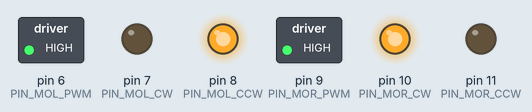
This sketch was run on a simulated Arduino Uno, built with avr-gcc and run on an emulated ATmega328P. Parts: switched loads named in the sketch (green lamp = pin HIGH), output pins drawn as LEDs (lit = HIGH).

Above: at 0.5 s.
At 2.0 s:
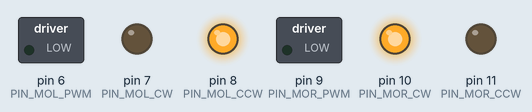
At 3.5 s:
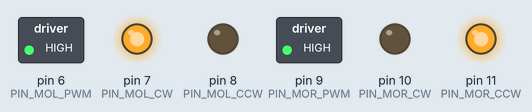
At 5.0 s:
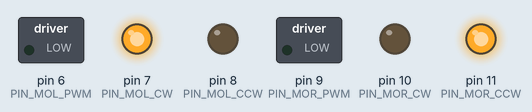
Timing chart, 0 to 7.8 s (numbered marks = the images above):
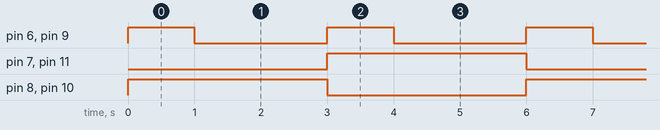

Measured:
- by itself, pin 6 (PIN_MOL_PWM), pin 9 (PIN_MOR_PWM): alternates HIGH for 1.0 s and LOW for 2.0 s
- by itself, pin 7 (PIN_MOL_CW), pin 8 (PIN_MOL_CCW), pin 10 (PIN_MOR_CW), pin 11 (PIN_MOR_CCW): alternates HIGH for 3.0 s and LOW for 3.0 s
- by itself, everything shown: repeats every 6.0 s, in 4 steps

The sketch:

A08_Function_Motor.ino
```cpp
// define left motor pins
#define PIN_MOL_PWM   6
#define PIN_MOL_CW    7
#define PIN_MOL_CCW   8

// define right motor pins
#define PIN_MOR_PWM    9
#define PIN_MOR_CW    10
#define PIN_MOR_CCW   11

// "cw" is short from "clockwise"
// "ccw" is short from "counter-clockwise"

void forward() {
    // left motor rotate in ccw direction
    digitalWrite(PIN_MOL_CW, LOW);
    digitalWrite(PIN_MOL_CCW, HIGH);
    digitalWrite(PIN_MOL_PWM, HIGH);

    // right motor rotate in cw direction
    digitalWrite(PIN_MOR_CW, HIGH);
    digitalWrite(PIN_MOR_CCW, LOW);
    digitalWrite(PIN_MOR_PWM, HIGH);
}

void backward() {
    // left motor rotate in cw direction
    digitalWrite(PIN_MOL_CW, HIGH);
    digitalWrite(PIN_MOL_CCW, LOW);
    digitalWrite(PIN_MOL_PWM, HIGH);

    // right motor rotate in ccw direction
    digitalWrite(PIN_MOR_CW, LOW);
    digitalWrite(PIN_MOR_CCW, HIGH);
    digitalWrite(PIN_MOR_PWM, HIGH);
}

void turnLeft() {
    // left motor rotate in ccw direction
    digitalWrite(PIN_MOL_CW, HIGH);
    digitalWrite(PIN_MOL_CCW, LOW);
    digitalWrite(PIN_MOL_PWM, HIGH);

    // right motor rotate in cw direction
    digitalWrite(PIN_MOR_CW, HIGH);
    digitalWrite(PIN_MOR_CCW, LOW);
    digitalWrite(PIN_MOR_PWM, HIGH);
}

void turnRight() {
    // left motor rotate in cw direction
    digitalWrite(PIN_MOL_CW, LOW);
    digitalWrite(PIN_MOL_CCW, HIGH);
    digitalWrite(PIN_MOL_PWM, HIGH);

    // right motor rotate in ccw direction
    digitalWrite(PIN_MOR_CW, LOW);
    digitalWrite(PIN_MOR_CCW, HIGH);
    digitalWrite(PIN_MOR_PWM, HIGH);
}

void stopRobot() {
    // left motor stop rotation (en = 0)
    digitalWrite(PIN_MOL_PWM, LOW);

    // right motor stop rotation (en = 0)
    digitalWrite(PIN_MOR_PWM, LOW);
}

void setup() {
    // initialize motor control pins
    pinMode(PIN_MOL_CW, OUTPUT);
    pinMode(PIN_MOL_CCW, OUTPUT);
    pinMode(PIN_MOL_PWM, OUTPUT);

    pinMode(PIN_MOR_CW, OUTPUT);
    pinMode(PIN_MOR_CCW, OUTPUT);
    pinMode(PIN_MOR_PWM, OUTPUT);
}

void loop() {
    // move forward for two seconds
    forward();
    delay(1000);

    // stop movement for two seconds
    stopRobot();
    delay(2000);

    // move backward for two seconds
    backward();
    delay(1000);

    // stop movement for two seconds
    stopRobot();
    delay(2000);
}
```
